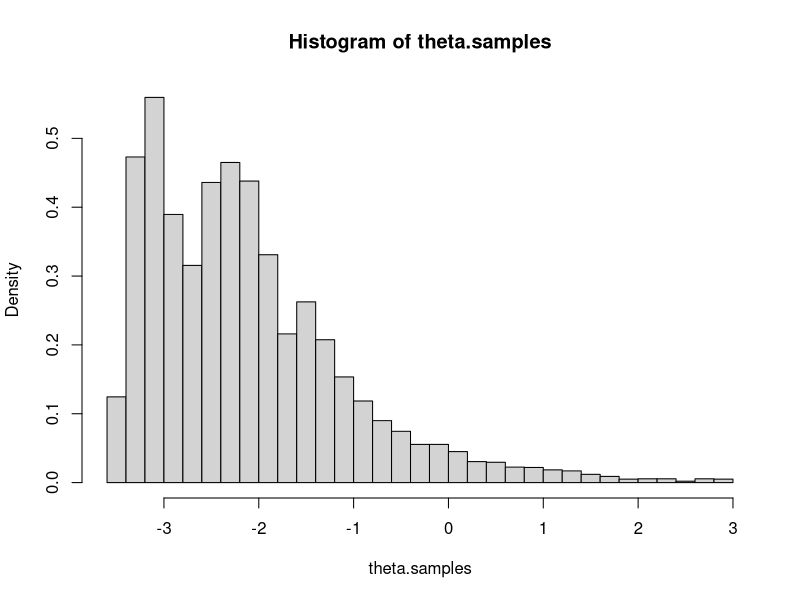

Generate this figure with R:
setwd('/home/tuomas/R/Projects/DATA.STAT.730/Midterm')

# Initalize the chain
theta.t = 1
theta.samples = NULL
N = 10000 # num of iterations
for(i in 1:N){
  # Draw sample from proporsal distribution
  theta.star = rnorm(1,0,1)
  # Calculate acceptance rate
  alpha = (exp(-theta.star)*dnorm(theta.t, 0, 1)) / (exp(-theta.t)*dnorm(theta.star, 0, 1))
  # Accept if...
  if(log(runif(1)) < log(alpha)){
    theta.t = theta.star
  }
  
  theta.samples = append(theta.samples, theta.t)
}

# Plot
par(mfrow=c(1,1))
hist(theta.samples, prob=T, nclass=25)